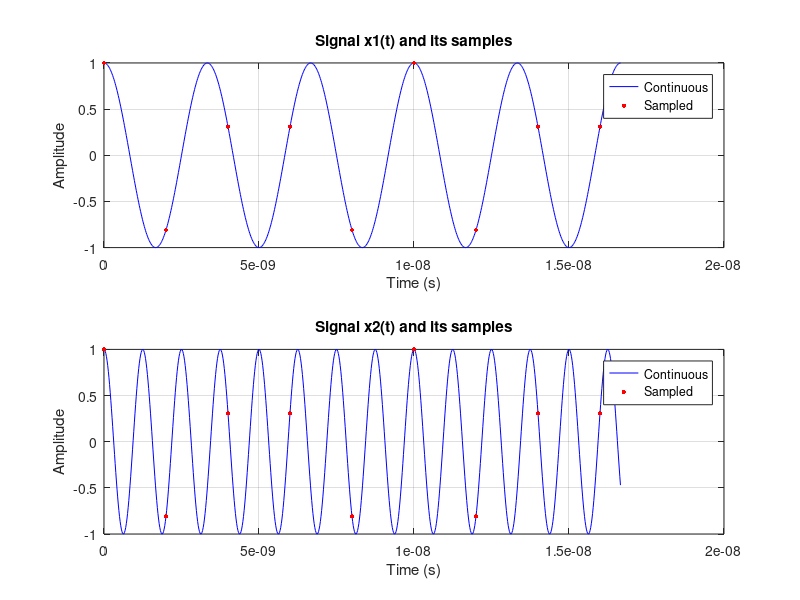

MATLAB code to generate this figure:
% Part 2(a): Aliasing demonstration
F1 = 300e6;  % 300MHz
F2 = 800e6;  % 800MHz
Fs = 500e6;  % 500MHz sampling rate

% Time vector for continuous signal
t = 0:1/(100*Fs):5/F1;
x1_t = cos(2*pi*F1*t);
x2_t = cos(2*pi*F2*t);

% Sampling times
t_sampled = 0:1/Fs:5/F1;
x1_sampled = cos(2*pi*F1*t_sampled);
x2_sampled = cos(2*pi*F2*t_sampled);

% Plot signals
figure;
subplot(2,1,1);
plot(t, x1_t, 'b-'); hold on;
plot(t_sampled, x1_sampled, 'r.', 'MarkerSize', 10);
title('Signal x1(t) and its samples');
xlabel('Time (s)');
ylabel('Amplitude');
grid on;
legend('Continuous', 'Sampled');

subplot(2,1,2);
plot(t, x2_t, 'b-'); hold on;
plot(t_sampled, x2_sampled, 'r.', 'MarkerSize', 10);
title('Signal x2(t) and its samples');
xlabel('Time (s)');
ylabel('Amplitude');
grid on;
legend('Continuous', 'Sampled');


exportgraphics(gcf, 'Sample1.png', 'Resolution', 300)
